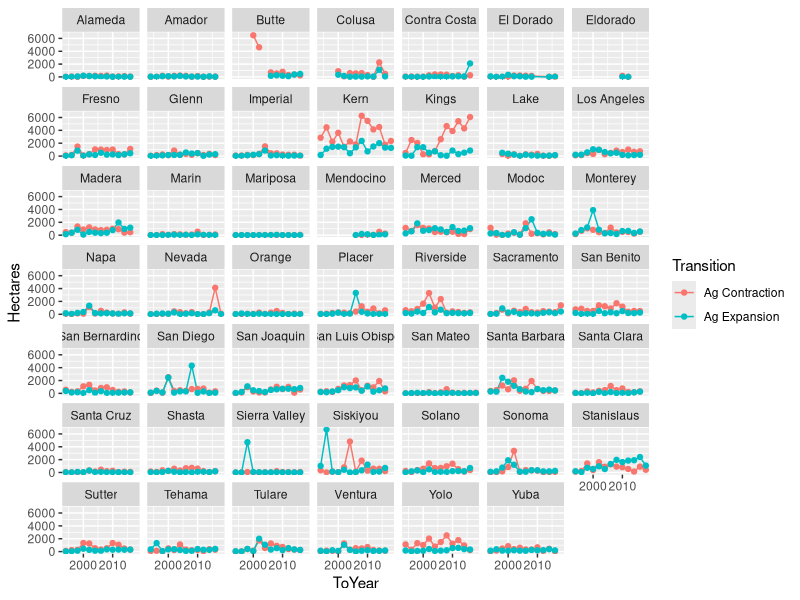

Here is the R script that generated this plot: (Note: this script raises an error after producing the figure.)

library(raster)
library(sf)
library(tidyverse)
library(readxl)

# Preprocessing script for Ag Change (Expansion and Contraction)

# Read in FMMP data
mergedData_Long = read_csv("docs/fmmp/fmmp-conversion-totals.csv")

# Clean up erroneous records for Siskiyou and Modoc counties
mergedData_Long_clean = mergedData_Long %>%
  mutate(Hectares = ifelse(County == "Siskiyou" & ToYear == "1996" & To_Class == "LI_Farmland" & From_Class == "Grazing", 0, Hectares)) %>%
  mutate(Hectares = ifelse(County == "Modoc" & ToYear == "2016" & From_Class == "Grazing" & To_Class == "LI_Farmland", 0, Hectares)) 

# Create Ag Contraction summary
agContraction = mergedData_Long_clean %>%
  filter(From_Class %in% c("P_Farmland", "SI_Farmland", "U_Farmland", "LI_Farmland"), To_Class %in% c("Other", "Grazing")) %>%
  group_by(FromYear, ToYear, County) %>%
  summarise(Hectares = sum(Hectares)) %>%
  mutate(Transition = "Ag Contraction")

# Create Ag Expansion summary
agExpansion = mergedData_Long_clean %>%
  filter(From_Class %in% c("Other", "Grazing"), To_Class %in% c("P_Farmland", "SI_Farmland", "U_Farmland", "LI_Farmland")) %>%
  group_by(FromYear, ToYear, County) %>%
  summarise(Hectares = sum(Hectares)) %>%
  mutate(Transition = "Ag Expansion")

# Merge data for plotting
agChange = bind_rows(agContraction, agExpansion)
agChange$FromYear = as.numeric(agChange$FromYear)
agChange$ToYear = as.numeric(agChange$ToYear)

# Plot data
ggplot(agChange, aes(x=ToYear, y=Hectares, color=Transition)) +
  geom_line() +
  geom_point() +
  facet_wrap(~County)

# Create Ag Expansion Historical Distributions datasheet
dist_agexp_hist = tibble(SecondaryStratumID = agExpansion$County,
                       DistributionTypeID = "Ag Expansion: Cropland",
                       ExternalVariableTypeID = "Ag Change",
                       ExternalVariableMin = agExpansion$ToYear-1,
                       ExternalVariableMax = agExpansion$ToYear,
                       Value = agExpansion$Hectares,
                       ValueDistributionTypeID = "Normal",
                       ValueDistributionFrequency = "Timestep and iteration",
                       ValueDistributionSD = agExpansion$Hectares*0.5)
dist_agexp_hist = dist_agexp_hist %>% arrange(SecondaryStratumID, ExternalVariableMin)
write_csv(dist_agexp_hist, "data/distributions/distribution-ag-expansion.csv")

# Create Ag Contraction Historical Distributions datasheet
dist_agcon_hist = tibble(SecondaryStratumID = agContraction$County,
                         DistributionTypeID = "Ag Contraction: Cropland",
                         ExternalVariableTypeID = "Ag Change",
                         ExternalVariableMin = agContraction$ToYear-1,
                         ExternalVariableMax = agContraction$ToYear,
                         Value = agContraction$Hectares,
                         ValueDistributionTypeID = "Normal",
                         ValueDistributionFrequency = "Timestep and iteration",
                         ValueDistributionSD = agContraction$Hectares*0.5)
dist_agcon_hist = dist_agcon_hist %>% arrange(SecondaryStratumID, ExternalVariableMin)
write_csv(dist_agcon_hist, "data/distributions/distribution-ag-contraction.csv")


agChangeState = agChange %>%
  filter(ToYear <=2016) %>%
  group_by(FromYear, ToYear, Transition) %>%
  summarise(Hectares = sum(Hectares, na.rm=T)) %>%
  pivot_wider(names_from = Transition, values_from = Hectares) %>%
  rename("AgExpansion" = "Ag Expansion", "AgContraction" = "Ag Contraction") %>%
  mutate(NetChange = AgExpansion - AgContraction) %>%
  pivot_longer(cols = c(-FromYear, -ToYear), names_to = "Transition", values_to = "Hectares")

ggplot(agChangeState, aes(x=ToYear, y=Hectares)) +
  geom_bar(stat="identity") +
  geom_smooth(method = "gam") +
  facet_wrap(~Transition)




# Read in ICLUS SSP Zonal Summaries
zonal_ssp = read_csv("docs/ssp/iclus-ssp-zonal-county-summary.csv")


# Create Future Projection based on SSP Trends using full FMMP Historical Mean
# Ag Expansion full temporal Mean
agExpansion_full = agExpansion %>% 
  group_by(County, Transition) %>%
  summarise(Mean = mean(Hectares, na.rm=T), Sd = sd(Hectares, na.rm=T), Min = min(Hectares, na.rm=T), Max = max(Hectares, na.rm=T))

# Ag Contraction full temporal Mean
agContraction_full = agContraction %>% 
  group_by(County, Transition) %>%
  summarise(Mean = mean(Hectares, na.rm=T), Sd = sd(Hectares, na.rm=T), Min = min(Hectares, na.rm=T), Max = max(Hectares, na.rm=T))

# Join with FMMP Ag Expansion
agE_ssp_fmmp_full = zonal_ssp %>%
  left_join(agExpansion_full) %>%
  mutate(Transition = "AgExpansion") %>%
  filter(year>=2020) %>%
  mutate(MeanMult = if_else(is.na(Mean), annual_change, Mean*change_mult),
         SdMult = if_else(is.na(Mean), annual_change*0.5, Sd*change_mult),
         MinMult = if_else(is.na(Mean), 0, Min*change_mult),
         MaxMult = if_else(is.na(Mean), annual_change*2, Max*change_mult))

# Write Ag Expansion Transition Targets for SSP2
agExpansion_ssp2 = agE_ssp_fmmp_full %>%
  filter(scenario=="ssp2") %>%
  mutate(year = if_else(year==2020, 2017, year-9))

agExpansion_ssp2_tt = tibble(Timestep = agExpansion_ssp2$year,
                             SecondaryStratumID = agExpansion_ssp2$County,
                             TransitionGroupID = "Ag Expansion: Cropland",
                             Amount = agExpansion_ssp2$MeanMult,
                             DistributionFrequencyID = "Iteration and Timestep",
                             DistributionSD = agExpansion_ssp2$SdMult,
                             DistributionMin = agExpansion_ssp2$MinMult,
                             DistributionMax = agExpansion_ssp2$MaxMult)
write_csv(agExpansion_ssp2_tt, "data/transition-targets/transition-targets-ag-expansion-ssp2.csv")

# Write Ag Expansion Transition Targets for SSP5
agExpansion_ssp5 = agE_ssp_fmmp_full %>%
  filter(scenario=="ssp5") %>%
  mutate(year = if_else(year==2020, 2017, year-9))

agExpansion_ssp5_tt = tibble(Timestep = agExpansion_ssp5$year,
                             SecondaryStratumID = agExpansion_ssp5$County,
                             TransitionGroupID = "Ag Expansion: Cropland",
                             Amount = agExpansion_ssp5$MeanMult,
                             DistributionFrequencyID = "Iteration and Timestep",
                             DistributionSD = agExpansion_ssp5$SdMult,
                             DistributionMin = agExpansion_ssp5$MinMult,
                             DistributionMax = agExpansion_ssp5$MaxMult)
write_csv(agExpansion_ssp5_tt, "data/transition-targets/transition-targets-ag-expansion-ssp5.csv")


# Write Ag Contraction Transition Targets for SSP2
agContraction_ssp2 = agC_ssp_fmmp_full %>%
  filter(scenario=="ssp2") %>%
  mutate(year = if_else(year==2020, 2017, year-9))

agContraction_ssp2_tt = tibble(Timestep = agContraction_ssp2$year,
                             SecondaryStratumID = agContraction_ssp2$County,
                             TransitionGroupID = "Ag Contraction: Cropland",
                             Amount = agContraction_ssp2$MeanMult,
                             DistributionFrequencyID = "Iteration and Timestep",
                             DistributionSD = agContraction_ssp2$SdMult,
                             DistributionMin = agContraction_ssp2$MinMult,
                             DistributionMax = agContraction_ssp2$MaxMult)
write_csv(agContraction_ssp2_tt, "data/transition-targets/transition-targets-ag-contraction-ssp2.csv")

# Write Ag Contraction Transition Targets for SSP5
agContraction_ssp5 = agC_ssp_fmmp_full %>%
  filter(scenario=="ssp5") %>%
  mutate(year = if_else(year==2020, 2017, year-9))

agContraction_ssp5_tt = tibble(Timestep = agContraction_ssp5$year,
                               SecondaryStratumID = agContraction_ssp5$County,
                               TransitionGroupID = "Ag Contraction: Cropland",
                               Amount = agContraction_ssp5$MeanMult,
                               DistributionFrequencyID = "Iteration and Timestep",
                               DistributionSD = agContraction_ssp5$SdMult,
                               DistributionMin = agContraction_ssp5$MinMult,
                               DistributionMax = agContraction_ssp5$MaxMult)
write_csv(agContraction_ssp5_tt, "data/transition-targets/transition-targets-ag-contraction-ssp5.csv")




















ggplot(agE_ssp_fmmp_full, aes(x=year, y=MeanMult, color=scenario, fill=scenario)) +
  geom_ribbon(aes(ymin=if_else(MeanMult-Sd<0,0, MeanMult-Sd), ymax=MeanMult+Sd), alpha=0.5) +
  geom_line() +
  geom_point() +
  facet_wrap(~County, scales = "free_y")

# Join with FMMP Ag Contraction
agC_ssp_fmmp_full = zonal_ssp %>%
  left_join(agContraction_full) %>%
  mutate(Transition = "AgContraction") %>%
  filter(year>=2020) %>%
  mutate(MeanMult = if_else(is.na(Mean), annual_change, Mean),
         SdMult = if_else(is.na(Mean), annual_change*0.5, Sd),
         MinMult = if_else(is.na(Mean), 0, Min),
         MaxMult = if_else(is.na(Mean), annual_change*2, Max))

ggplot(agC_ssp_fmmp_full, aes(x=year, y=MeanMult, color=scenario, fill=scenario)) +
  geom_ribbon(aes(ymin=if_else(MeanMult-Sd<0,0, MeanMult-Sd), ymax=MeanMult+Sd), alpha=0.5) +
  geom_line() +
  geom_point() +
  facet_wrap(~County, scales = "free_y")






df = bind_rows(agE_ssp_fmmp_full, agC_ssp_fmmp_full) %>%
  dplyr::select(County, year, scenario, Transition, MeanMult, SdMult) %>%
  group_by(year, Transition, scenario) %>%
  summarise(Mean=sum(MeanMult), Sd=sum(SdMult)) %>%
  pivot_wider(names_from = Transition, values_from = c(Mean, Sd), names_sep = "_") %>%
  mutate(NetMean = (Mean_AgExpansion - Mean_AgContraction),
         NetSd = (Sd_AgExpansion - Sd_AgContraction))

df


ggplot(df, aes(x=year, y=NetMean, color=scenario, fill=scenario)) +
  geom_ribbon(aes(ymin=NetMean-NetSd, ymax=NetMean+NetSd), alpha=0.5) +
  geom_line() +
  geom_point()  +
  facet_wrap(~County, scales = "free_y")



# Helpers
# unique(mergedData_Long_clean$County)
# mergedData_Long %>% filter(County == "Butte" & ToYear == 2016 & From_Class == "Grazing" & To_Class == "LI_Farmland")
